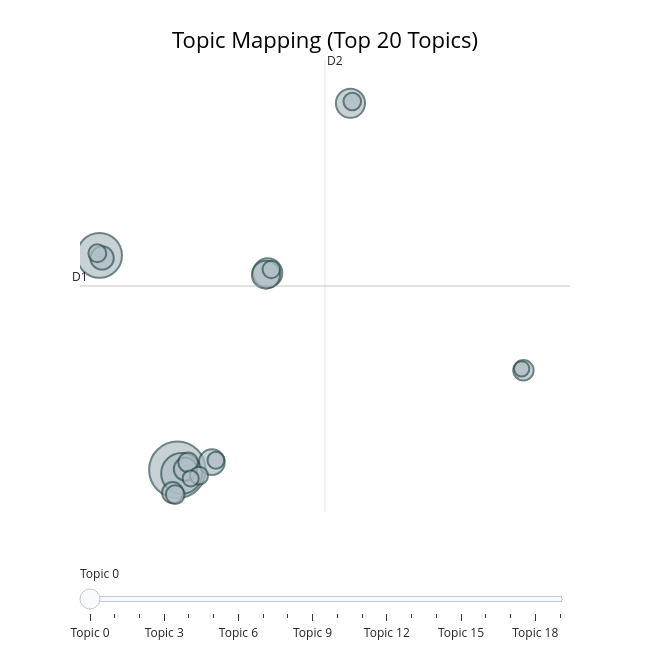

The code cell stored with this chart in its notebook:
### Markdown cell above
### Visualization of Topics

### Code cell
fig = topic_model.visualize_topics(custom_labels=True, title="Topic Mapping (Top 20 Topics)", top_n_topics=20) 
fig

### Figure 1 — Plotly figure (JSON) as saved in the notebook; plotly's stock layout.template omitted (floating-point values rounded to 4 significant figures)
{"data": [{"customdata": [[0, "Software Architecture Decisions and Data Persistence", 407], [1, "Frontend architecture and UI component redesign", 257], [2, "Architectural Decision Records (ADR) Generation and Documentation", 213], [3, "Kubernetes ingress and resource management strategies", 109], [4, "Software Release Management and Branching Strategies", 108], [5, "Containerized CI/CD workflows and deployment processes", 100], [6, "API Design, Versioning, and Specification Management", 84], [7, "Software Testing Strategies and Database Handling", 69], [8, "Blockchain Evidence and Consensus Mechanisms", 68], [9, "Cosmos SDK Module Interactions and Encoding Strategies", 57], [10, "User Authentication and Authorization Mechanisms", 53], [11, "AWS S3-Based File Uploads and Access Control", 49], [12, "Elektra Plugin Architecture and Customization Strategies", 45], [13, "Python version support and migration strategies", 41], [14, "Advanced Search Architecture and Indexing Strategies", 41], [15, "Wikibase Architecture, Releases, Security, and Maintenance", 39], [16, "Secrets management and secure configuration storage", 39], [17, "Software Licensing and Data Storage in TOSCA-Based Systems", 36], [18, "Cassandra Mailbox Data Model and Consistency Challenges", 33], [19, "SAML-based Verify Service Provider Architecture and Testing", 30]], "hovertemplate": "<b>Topic %{customdata[0]}</b><br>%{customdata[1]}<br>Size: %{customdata[2]}", "legendgroup": "", "marker": {"color": "#B0BEC5", "line": {"color": "DarkSlateGrey", "width": 2}, "size": [407, 257, 213, 109, 108, 100, 84, 69, 68, 57, 53, 49, 45, 41, 41, 39, 39, 36, 33, 30], "sizemode": "area", "sizeref": 0.2544, "symbol": "circle"}, "mode": "markers", "name": "", "orientation": "v", "showlegend": false, "type": "scatter", "x": [-2.486, -7.942, -2.19, 3.833, 9.628, 3.715, -0.07638, -7.759, -1.929, -2.819, 21.74, -1.738, -2.637, -8.092, -0.9758, 9.754, 4.089, 0.2076, -1.558, 21.61], "xaxis": "x", "y": [-6.524, 8.764, -6.787, 7.508, 19.61, 7.39, -5.985, 8.581, -6.478, -8.16, 0.5662, -5.993, -8.295, 8.914, -6.945, 19.74, 7.764, -5.849, -7.142, 0.673], "yaxis": "y"}], "layout": {"annotations": [{"showarrow": false, "text": "D1", "x": -9.306, "y": 6.581, "yshift": 10}, {"showarrow": false, "text": "D2", "x": 7.846, "xshift": 10, "y": 22.7}], "height": 650, "hoverlabel": {"bgcolor": "white", "font": {"family": "Rockwell", "size": 16}}, "legend": {"itemsizing": "constant", "tracegroupgap": 0}, "margin": {"t": 60}, "shapes": [{"line": {"color": "#CFD8DC", "width": 2}, "type": "line", "x0": 7.846, "x1": 7.846, "y0": -9.539, "y1": 22.7}, {"line": {"color": "#9E9E9E", "width": 2}, "type": "line", "x0": -9.306, "x1": 25.0, "y0": 6.581, "y1": 6.581}], "sliders": [{"active": 0, "pad": {"t": 50}, "steps": [{"args": [{"marker.color": [["red", "#B0BEC5", "#B0BEC5", "#B0BEC5", "#B0BEC5", "#B0BEC5", "#B0BEC5", "#B0BEC5", "#B0BEC5", "#B0BEC5", "#B0BEC5", "#B0BEC5", "#B0BEC5", "#B0BEC5", "#B0BEC5", "#B0BEC5", "#B0BEC5", "#B0BEC5", "#B0BEC5", "#B0BEC5"]]}], "label": "Topic 0", "method": "update"}, {"args": [{"marker.color": [["#B0BEC5", "red", "#B0BEC5", "#B0BEC5", "#B0BEC5", "#B0BEC5", "#B0BEC5", "#B0BEC5", "#B0BEC5", "#B0BEC5", "#B0BEC5", "#B0BEC5", "#B0BEC5", "#B0BEC5", "#B0BEC5", "#B0BEC5", "#B0BEC5", "#B0BEC5", "#B0BEC5", "#B0BEC5"]]}], "label": "Topic 1", "method": "update"}, {"args": [{"marker.color": [["#B0BEC5", "#B0BEC5", "red", "#B0BEC5", "#B0BEC5", "#B0BEC5", "#B0BEC5", "#B0BEC5", "#B0BEC5", "#B0BEC5", "#B0BEC5", "#B0BEC5", "#B0BEC5", "#B0BEC5", "#B0BEC5", "#B0BEC5", "#B0BEC5", "#B0BEC5", "#B0BEC5", "#B0BEC5"]]}], "label": "Topic 2", "method": "update"}, {"args": [{"marker.color": [["#B0BEC5", "#B0BEC5", "#B0BEC5", "red", "#B0BEC5", "#B0BEC5", "#B0BEC5", "#B0BEC5", "#B0BEC5", "#B0BEC5", "#B0BEC5", "#B0BEC5", "#B0BEC5", "#B0BEC5", "#B0BEC5", "#B0BEC5", "#B0BEC5", "#B0BEC5", "#B0BEC5", "#B0BEC5"]]}], "label": "Topic 3", "method": "update"}, {"args": [{"marker.color": [["#B0BEC5", "#B0BEC5", "#B0BEC5", "#B0BEC5", "red", "#B0BEC5", "#B0BEC5", "#B0BEC5", "#B0BEC5", "#B0BEC5", "#B0BEC5", "#B0BEC5", "#B0BEC5", "#B0BEC5", "#B0BEC5", "#B0BEC5", "#B0BEC5", "#B0BEC5", "#B0BEC5", "#B0BEC5"]]}], "label": "Topic 4", "method": "update"}, {"args": [{"marker.color": [["#B0BEC5", "#B0BEC5", "#B0BEC5", "#B0BEC5", "#B0BEC5", "red", "#B0BEC5", "#B0BEC5", "#B0BEC5", "#B0BEC5", "#B0BEC5", "#B0BEC5", "#B0BEC5", "#B0BEC5", "#B0BEC5", "#B0BEC5", "#B0BEC5", "#B0BEC5", "#B0BEC5", "#B0BEC5"]]}], "label": "Topic 5", "method": "update"}, {"args": [{"marker.color": [["#B0BEC5", "#B0BEC5", "#B0BEC5", "#B0BEC5", "#B0BEC5", "#B0BEC5", "red", "#B0BEC5", "#B0BEC5", "#B0BEC5", "#B0BEC5", "#B0BEC5", "#B0BEC5", "#B0BEC5", "#B0BEC5", "#B0BEC5", "#B0BEC5", "#B0BEC5", "#B0BEC5", "#B0BEC5"]]}], "label": "Topic 6", "method": "update"}, {"args": [{"marker.color": [["#B0BEC5", "#B0BEC5", "#B0BEC5", "#B0BEC5", "#B0BEC5", "#B0BEC5", "#B0BEC5", "red", "#B0BEC5", "#B0BEC5", "#B0BEC5", "#B0BEC5", "#B0BEC5", "#B0BEC5", "#B0BEC5", "#B0BEC5", "#B0BEC5", "#B0BEC5", "#B0BEC5", "#B0BEC5"]]}], "label": "Topic 7", "method": "update"}, {"args": [{"marker.color": [["#B0BEC5", "#B0BEC5", "#B0BEC5", "#B0BEC5", "#B0BEC5", "#B0BEC5", "#B0BEC5", "#B0BEC5", "red", "#B0BEC5", "#B0BEC5", "#B0BEC5", "#B0BEC5", "#B0BEC5", "#B0BEC5", "#B0BEC5", "#B0BEC5", "#B0BEC5", "#B0BEC5", "#B0BEC5"]]}], "label": "Topic 8", "method": "update"}, {"args": [{"marker.color": [["#B0BEC5", "#B0BEC5", "#B0BEC5", "#B0BEC5", "#B0BEC5", "#B0BEC5", "#B0BEC5", "#B0BEC5", "#B0BEC5", "red", "#B0BEC5", "#B0BEC5", "#B0BEC5", "#B0BEC5", "#B0BEC5", "#B0BEC5", "#B0BEC5", "#B0BEC5", "#B0BEC5", "#B0BEC5"]]}], "label": "Topic 9", "method": "update"}, {"args": [{"marker.color": [["#B0BEC5", "#B0BEC5", "#B0BEC5", "#B0BEC5", "#B0BEC5", "#B0BEC5", "#B0BEC5", "#B0BEC5", "#B0BEC5", "#B0BEC5", "red", "#B0BEC5", "#B0BEC5", "#B0BEC5", "#B0BEC5", "#B0BEC5", "#B0BEC5", "#B0BEC5", "#B0BEC5", "#B0BEC5"]]}], "label": "Topic 10", "method": "update"}, {"args": [{"marker.color": [["#B0BEC5", "#B0BEC5", "#B0BEC5", "#B0BEC5", "#B0BEC5", "#B0BEC5", "#B0BEC5", "#B0BEC5", "#B0BEC5", "#B0BEC5", "#B0BEC5", "red", "#B0BEC5", "#B0BEC5", "#B0BEC5", "#B0BEC5", "#B0BEC5", "#B0BEC5", "#B0BEC5", "#B0BEC5"]]}], "label": "Topic 11", "method": "update"}, {"args": [{"marker.color": [["#B0BEC5", "#B0BEC5", "#B0BEC5", "#B0BEC5", "#B0BEC5", "#B0BEC5", "#B0BEC5", "#B0BEC5", "#B0BEC5", "#B0BEC5", "#B0BEC5", "#B0BEC5", "red", "#B0BEC5", "#B0BEC5", "#B0BEC5", "#B0BEC5", "#B0BEC5", "#B0BEC5", "#B0BEC5"]]}], "label": "Topic 12", "method": "update"}, {"args": [{"marker.color": [["#B0BEC5", "#B0BEC5", "#B0BEC5", "#B0BEC5", "#B0BEC5", "#B0BEC5", "#B0BEC5", "#B0BEC5", "#B0BEC5", "#B0BEC5", "#B0BEC5", "#B0BEC5", "#B0BEC5", "red", "#B0BEC5", "#B0BEC5", "#B0BEC5", "#B0BEC5", "#B0BEC5", "#B0BEC5"]]}], "label": "Topic 13", "method": "update"}, {"args": [{"marker.color": [["#B0BEC5", "#B0BEC5", "#B0BEC5", "#B0BEC5", "#B0BEC5", "#B0BEC5", "#B0BEC5", "#B0BEC5", "#B0BEC5", "#B0BEC5", "#B0BEC5", "#B0BEC5", "#B0BEC5", "#B0BEC5", "red", "#B0BEC5", "#B0BEC5", "#B0BEC5", "#B0BEC5", "#B0BEC5"]]}], "label": "Topic 14", "method": "update"}, {"args": [{"marker.color": [["#B0BEC5", "#B0BEC5", "#B0BEC5", "#B0BEC5", "#B0BEC5", "#B0BEC5", "#B0BEC5", "#B0BEC5", "#B0BEC5", "#B0BEC5", "#B0BEC5", "#B0BEC5", "#B0BEC5", "#B0BEC5", "#B0BEC5", "red", "#B0BEC5", "#B0BEC5", "#B0BEC5", "#B0BEC5"]]}], "label": "Topic 15", "method": "update"}, {"args": [{"marker.color": [["#B0BEC5", "#B0BEC5", "#B0BEC5", "#B0BEC5", "#B0BEC5", "#B0BEC5", "#B0BEC5", "#B0BEC5", "#B0BEC5", "#B0BEC5", "#B0BEC5", "#B0BEC5", "#B0BEC5", "#B0BEC5", "#B0BEC5", "#B0BEC5", "red", "#B0BEC5", "#B0BEC5", "#B0BEC5"]]}], "label": "Topic 16", "method": "update"}, {"args": [{"marker.color": [["#B0BEC5", "#B0BEC5", "#B0BEC5", "#B0BEC5", "#B0BEC5", "#B0BEC5", "#B0BEC5", "#B0BEC5", "#B0BEC5", "#B0BEC5", "#B0BEC5", "#B0BEC5", "#B0BEC5", "#B0BEC5", "#B0BEC5", "#B0BEC5", "#B0BEC5", "red", "#B0BEC5", "#B0BEC5"]]}], "label": "Topic 17", "method": "update"}, {"args": [{"marker.color": [["#B0BEC5", "#B0BEC5", "#B0BEC5", "#B0BEC5", "#B0BEC5", "#B0BEC5", "#B0BEC5", "#B0BEC5", "#B0BEC5", "#B0BEC5", "#B0BEC5", "#B0BEC5", "#B0BEC5", "#B0BEC5", "#B0BEC5", "#B0BEC5", "#B0BEC5", "#B0BEC5", "red", "#B0BEC5"]]}], "label": "Topic 18", "method": "update"}, {"args": [{"marker.color": [["#B0BEC5", "#B0BEC5", "#B0BEC5", "#B0BEC5", "#B0BEC5", "#B0BEC5", "#B0BEC5", "#B0BEC5", "#B0BEC5", "#B0BEC5", "#B0BEC5", "#B0BEC5", "#B0BEC5", "#B0BEC5", "#B0BEC5", "#B0BEC5", "#B0BEC5", "#B0BEC5", "#B0BEC5", "red"]]}], "label": "Topic 19", "method": "update"}]}], "title": {"font": {"color": "Black", "size": 22}, "text": "Topic Mapping (Top 20 Topics)", "x": 0.5, "xanchor": "center", "y": 0.95, "yanchor": "top"}, "width": 650, "xaxis": {"anchor": "y", "domain": [0, 1], "range": [-9.306, 25.0], "title": {"text": ""}, "visible": false}, "yaxis": {"anchor": "x", "domain": [0, 1], "range": [-9.539, 22.7], "title": {"text": ""}, "visible": false}}}
